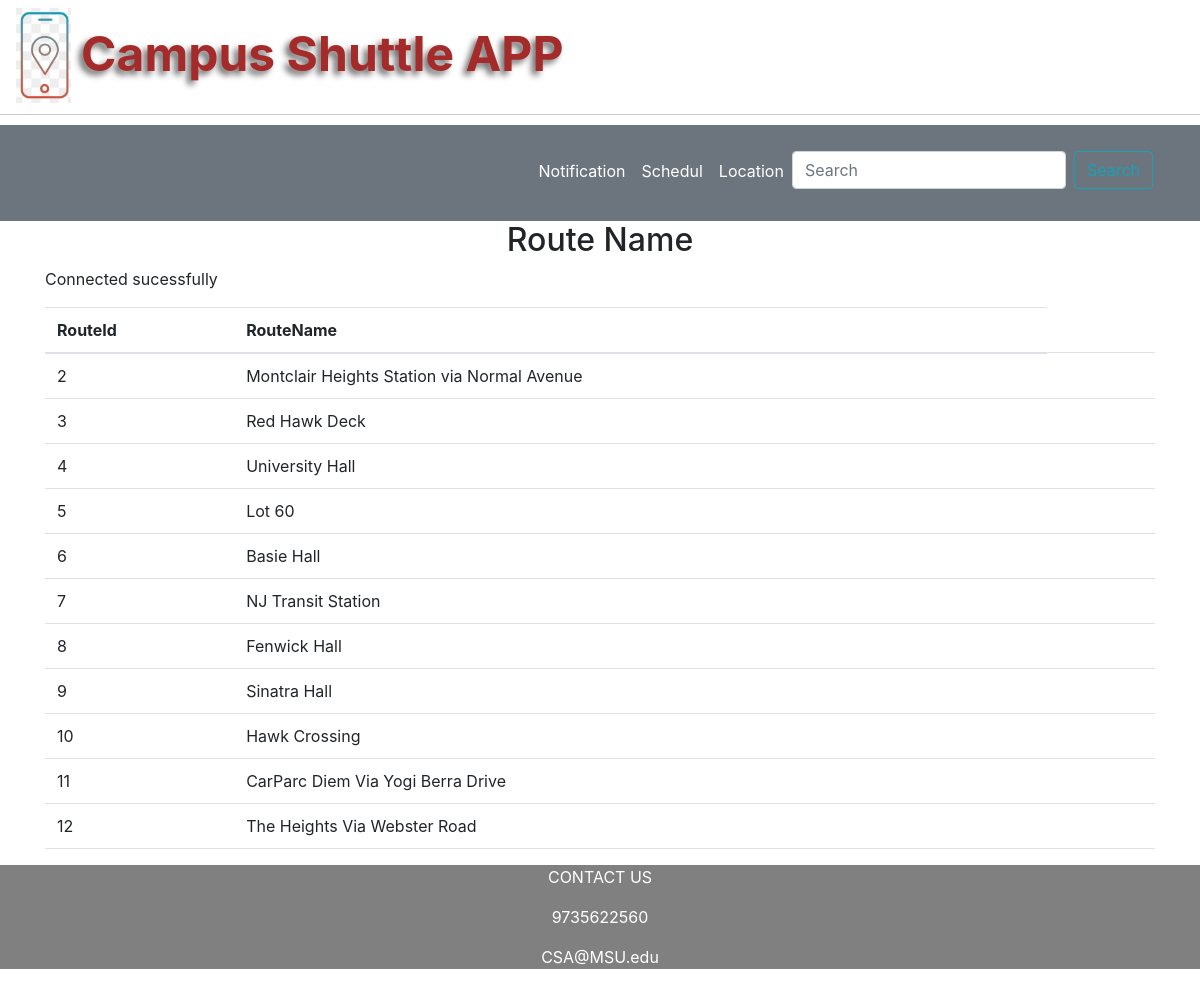
/routes/Routename.php, run on the app's committed database.
### tables this page shows
CREATE TABLE `routes` (
  `routeId` int(11) NOT NULL,
  `routeName` varchar(255) NOT NULL
);

### routes/routeshow.php (the view, shortened to what this page needs)
<!DOCTYPE html>
<html>
<head>
    <link rel="stylesheet" href="https://stackpath.bootstrapcdn.com/bootstrap/4.3.1/css/bootstrap.min.css">
</head>
<body>
<?php
include ('connection_route.php');
$sql ="select * from routes";
$data =mysqli_query($con,$sql);
if ($total=mysqli_num_rows($data)) {
	?>
	<table class="table table-striped">
      <thead>
<tr>
<th>RouteId</th>
<th>RouteName</th>
</tr>
	<?php
	while ($result = mysqli_fetch_array($data)) {
		echo "
			<tr>
				<td>".$result['routeId']."</td>
				<td>".$result['routeName']."</td>
				<td><a href='update_routes.php?routeId=$result[routeId] & routeName=$result[routeName] '>  </a></td>
				<td><a href='delete_route.php?routeId=$result[routeId] '> </a></td>
			</tr>
		";
	}
}
else
{
 	echo "no record found";
}
?>
</table>
</body>
</html>

### routes/Routename.php (style rules this page uses)
body { font-family: Helvetica; margin: 0; }
body { background-color:white; }
body { background-image: url("C:\xampp\htdocs\software project\2022-09-02-shuttle-news.jpg.5.1x.generic.jpg"); }

### data on the page
routes: routeId "2", routeName "Montclair Heights Station via Normal Avenue"
routes: routeId "3", routeName "Red Hawk Deck"
routes: routeId "4", routeName "University Hall"
routes: routeId "5", routeName "Lot 60"
routes: routeId "6", routeName "Basie Hall"
routes: routeId "7", routeName "NJ Transit Station"
routes: routeId "8", routeName "Fenwick Hall"
routes: routeId "9", routeName "Sinatra Hall"
routes: routeId "10", routeName "Hawk Crossing"
routes: routeId "11", routeName "CarParc Diem Via Yogi Berra Drive"
routes: routeId "12", routeName "The Heights Via Webster Road"
